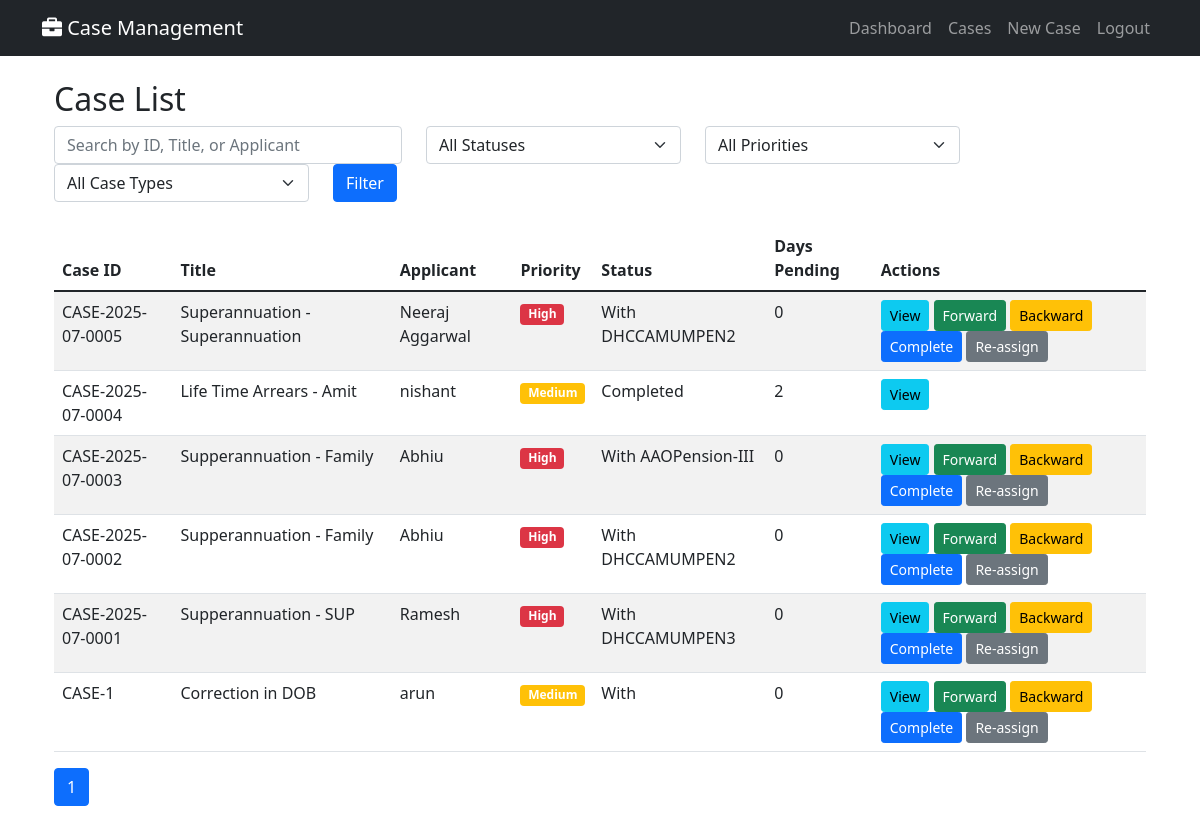
Page /cases/ (signed in) on the earlier database version.
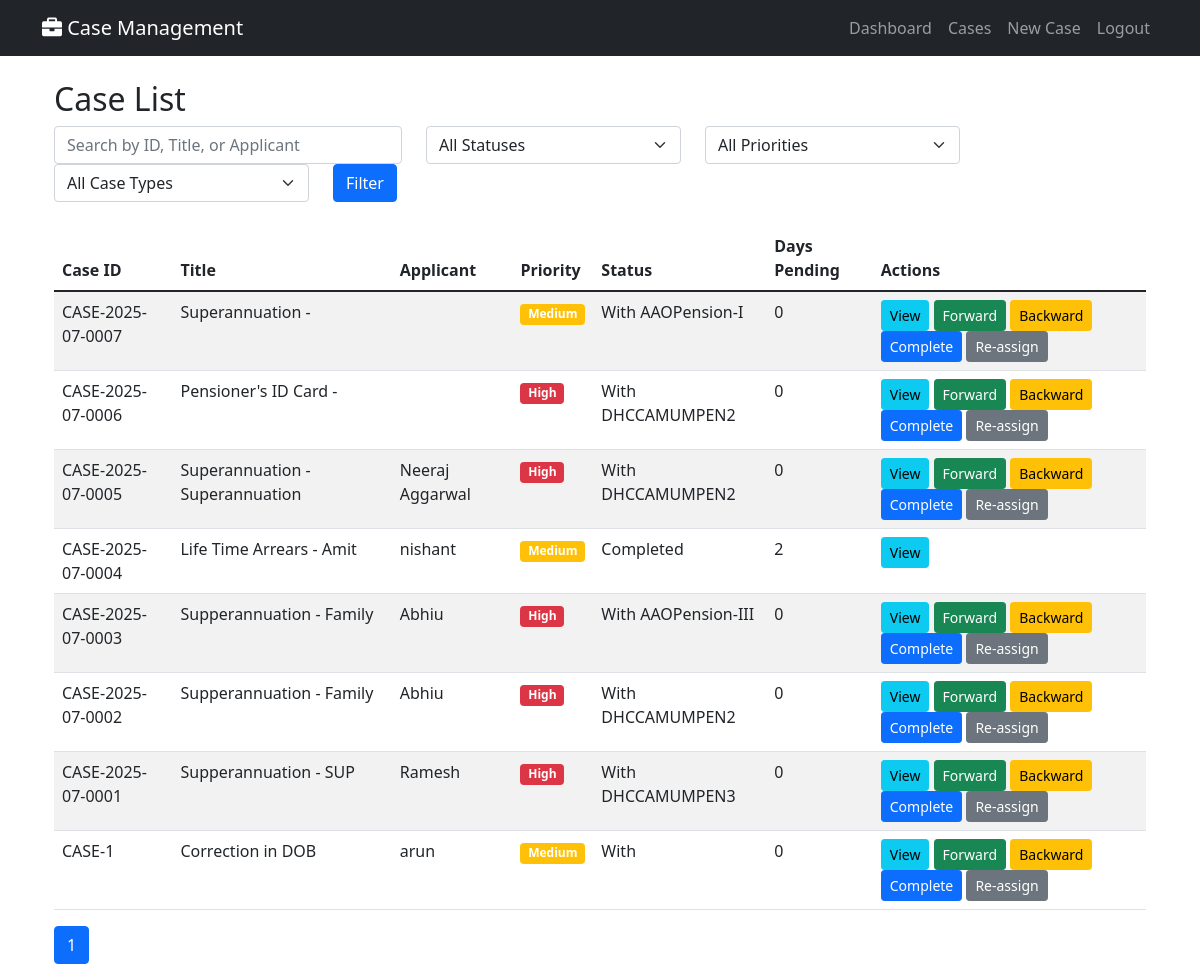
Same page on the later database version.
### cases/models.py (models this page shows, shortened)
class Case(models.Model):
    PRIORITY_CHOICES = [
        ('High', 'High'),
        ('Medium', 'Medium'),
        ('Low', 'Low'),
    ]
    STATUS_COLORS = [
        ('Green', 'Green'),
        ('Orange', 'Orange'),
        ('Red', 'Red'),
        ('Blue', 'Blue'),
    ]
    MODE_OF_RECEIPT_CHOICES = [
        ('by_post', 'By Post'),
        ('by_hand', 'By Hand'),
        ('online', 'Online'),
        ('offline', 'Offline'),
        ('email', 'Email'),
        ('in_person', 'In Person'),
    ]
    TYPE_OF_CORRECTION_CHOICES = [
        ('change_of_address', 'Change Of Address'),
        ('change_dob_family', 'Change / Correction of DOB of Family Pensioner'),
        ('change_name', 'Change / Correction of Name of the Pensioner / Family Pensioner'),
        ('other', 'Other'),
    ]
    FRESH_COMPLIANCE_CHOICES = [
        ('fresh', 'Fresh Case'),
        ('compliance', 'Compliance'),
    ]
    TYPE_OF_EMPLOYEE_CHOICES = [
        ('MTNL_IDA', 'MTNL IDA'),
        ('MTNL_CDA', 'MTNL CDA'),
        ('DOT_CDA', 'DOT CDA'),
    ]
    TYPE_OF_PENSION_CHOICES = [
        ('MTNL-IDA', 'MTNL-IDA'),
        ('DOT-CDA', 'DOT-CDA'),
    ]
    TYPE_OF_PENSIONER_CHOICES = [
        ('Superannuation/VR', 'Superannuation / VR'),
        ('Family Pensioner', 'Family Pensioner'),
    ]
    case_id = models.CharField(max_length=50, unique=True, db_index=True)
    registration_date = models.DateTimeField(default=timezone.now)
    case_type = models.ForeignKey(CaseType, on_delete=models.CASCADE)
    sub_category = models.CharField(max_length=100)
    case_title = models.CharField(max_length=500)
    case_description = models.TextField()
    applicant_name = models.CharField(max_length=200)
    ppo_master = models.ForeignKey(PPOMaster, on_delete=models.SET_NULL, null=True, blank=True)
    priority = models.CharField(max_length=10, choices=PRIORITY_CHOICES, default='Medium')
    current_status = models.CharField(max_length=200)
    current_holder = models.ForeignKey(UserProfile, on_delete=models.CASCADE, related_name='current_cases')
    days_in_current_stage = models.IntegerField(default=0)
    total_days_pending = models.IntegerField(default=0)
    expected_completion = models.DateTimeField()
    actual_completion = models.DateTimeField(null=True, blank=True)
    status_color = models.CharField(max_length=10, choices=STATUS_COLORS, default='Green')
    is_completed = models.BooleanField(default=False)
    created_by = models.ForeignKey(User, on_delete=models.CASCADE, related_name='created_cases')
    last_updated_by = models.ForeignKey(User, on_delete=models.CASCADE, related_name='updated_cases')
    last_update_date = models.DateTimeField(auto_now=True)
    ppo_number = models.CharField(max_length=20, blank=True)
    name_pensioner = models.CharField(max_length=200, blank=True)
    mobile_number = models.CharField(max_length=15, blank=True)
    last_lc_done_date = models.DateField(null=True, blank=True)
    kyp_flag = models.BooleanField(default=False)
    mode_of_receipt = models.CharField(max_length=20, choices=MODE_OF_RECEIPT_CHOICES, blank=True)
    date_of_death = models.DateField(null=True, blank=True)
    name_claimant = models.CharField(max_length=200, blank=True)
    relationship = models.CharField(max_length=50, blank=True)
    service_book_enclosed = models.BooleanField(default=False)
    type_of_correction = models.CharField(max_length=30, choices=TYPE_OF_CORRECTION_CHOICES, blank=True)
    original_ppo_submitted = models.BooleanField(default=False)
    fresh_or_compliance = models.CharField(max_length=20, choices=FRESH_COMPLIANCE_CHOICES, blank=True)
    type_of_employee = models.CharField(max_length=20, choices=TYPE_OF_EMPLOYEE_CHOICES, blank=True)
    retiring_employee = models.ForeignKey('RetiringEmployee', on_delete=models.SET_NULL, null=True, blank=True)
    type_of_pension = models.CharField(max_length=20, choices=TYPE_OF_PENSION_CHOICES, blank=True)
    type_of_pensioner = models.CharField(max_length=30, choices=TYPE_OF_PENSIONER_CHOICES, blank=True)
    date_of_retirement = models.DateField(null=True, blank=True)  # For Superannuation, fetched but stored
    class Meta:
        ordering = ['-registration_date']

### cases/views.py (the view, shortened to what this page needs)
# urls.py: path('cases/', views.case_list, name='case_list'),
@login_required
def case_list(request):
    user_profile = get_object_or_404(UserProfile, user=request.user)
    cases = Case.objects.all()
    if user_profile.role != 'ADMIN':
        cases = cases.filter(current_holder=user_profile)
    search_query = request.GET.get('search', '')
    if search_query:
        cases = cases.filter(
            Q(case_id__icontains=search_query) |
            Q(case_title__icontains=search_query) |
            Q(applicant_name__icontains=search_query)
        )
    status_filter = request.GET.get('status', '')
    priority_filter = request.GET.get('priority', '')
    if priority_filter:
        cases = cases.filter(priority=priority_filter)
    case_type_filter = request.GET.get('case_type', '')
    if case_type_filter:
        cases = cases.filter(case_type_id=case_type_filter)
    paginator = Paginator(cases, 25)
    page_number = request.GET.get('page')
    page_obj = paginator.get_page(page_number)
    context = {
        'page_obj': page_obj,
        'search_query': search_query,
        'status_filter': status_filter,
        'priority_filter': priority_filter,
        'case_type_filter': case_type_filter,
        'case_types': CaseType.objects.all(),
        'user_profile': user_profile,
    }
    return render(request, 'cases/case_list.html', context)

### templates/cases/case_list.html (shortened to what this page needs)
{% extends 'base.html' %}
{% block content %}
<div class="container mt-4">
    <h2>Case List</h2>
    <form method="get" class="mb-4">
        <div class="row">
            <div class="col-md-4">
                <input type="text" name="search" class="form-control" placeholder="Search by ID, Title, or Applicant" value="{{ search_query }}">
            </div>
            <div class="col-md-3">
                <select name="status" class="form-select">
                    <option value="">All Statuses</option>
                </select>
            </div>
            <div class="col-md-3">
                <select name="priority" class="form-select">
                    <option value="">All Priorities</option>
                </select>
            </div>
            <div class="col-md-3">
                <select name="case_type" class="form-select">
                    <option value="">All Case Types</option>
                </select>
            </div>
            <div class="col-md-2 mt-2 mt-md-0">
                <button type="submit" class="btn btn-primary">Filter</button>
            </div>
        </div>
    </form>
    <table class="table table-striped table-hover">
        <thead>
            <tr>
                <th>Case ID</th>
                <th>Title</th>
                <th>Applicant</th>
                <th>Priority</th>
                <th>Status</th>
                <th>Days Pending</th>
                <th>Actions</th>
            </tr>
        </thead>
        <tbody>
            {% for case in page_obj %}
            <tr>
                <td>{{ case.case_id }}</td>
                <td>{{ case.case_title }}</td>
                <td>{{ case.applicant_name }}</td>
                <td>
                    <span class="badge {% if case.priority == 'High' %}bg-danger{% elif case.priority == 'Medium' %}bg-warning{% else %}bg-success{% endif %}">
                        {{ case.priority }}
                    </span>
                </td>
                <td>{{ case.current_status }}</td>
                <td>{{ case.total_days_pending }}</td>
                <td>
                    <a href="{% url 'case_detail' case.case_id %}" class="btn btn-sm btn-info">View</a>
                    {% if user_profile.role == 'ADMIN' or case.current_holder == user_profile %}
                    {% if not case.is_completed %}
                    <a href="{% url 'move_case' case.case_id %}?type=forward" class="btn btn-sm btn-success">Forward</a>
                    {% if user_profile.role != 'DH' %}
                    <a href="{% url 'move_case' case.case_id %}?type=backward" class="btn btn-sm btn-warning">Backward</a>
                    {% endif %}
                    {% if user_profile.role != 'DH' %}
                    <a href="{% url 'move_case' case.case_id %}?type=complete" class="btn btn-sm btn-primary">Complete</a>
                    <a href="{% url 'move_case' case.case_id %}?type=reassign" class="btn btn-sm btn-secondary">Re-assign</a>
                {% endif %}
            {% endif %}
        {% endif %}
                </td>
            </tr>
            {% empty %}
            <tr>
                <td colspan="7">No cases found.</td>
            </tr>
            {% endfor %}
        </tbody>
    </table>
    <nav aria-label="Page navigation">
        <ul class="pagination">
            {% for num in page_obj.paginator.page_range %}
                {% if page_obj.number == num %}
                    <li class="page-item active"><a class="page-link" href="#">{{ num }}</a></li>
                {% endif %}
            {% endfor %}
        </ul>
    </nav>
</div>
{% endblock %}

### templates/base.html (shortened to what this page needs)
<!DOCTYPE html>
<html lang="en">
<head>
    <link href="https://cdn.jsdelivr.net/npm/bootstrap@5.1.3/dist/css/bootstrap.min.css" rel="stylesheet">
    <link href="https://cdnjs.cloudflare.com/ajax/libs/font-awesome/6.0.0/css/all.min.css" rel="stylesheet">
</head>
<body>
    <nav class="navbar navbar-expand-lg navbar-dark bg-dark">
        <div class="container">
            <a class="navbar-brand" href="{% url 'dashboard' %}">
                <i class="fas fa-briefcase"></i> Case Management
            </a>
            <div class="navbar-nav ms-auto">
                {% if user.is_authenticated %}
                    <a class="nav-link" href="{% url 'dashboard' %}">Dashboard</a>
                    <a class="nav-link" href="{% url 'case_list' %}">Cases</a>
                    <a class="nav-link" href="{% url 'register_case' %}">New Case</a>
                    <a class="nav-link" href="{% url 'logout' %}">Logout</a>
                {% else %}
                    <a class="nav-link" href="{% url 'login' %}">Login</a>
                    <a class="nav-link" href="{% url 'register_user' %}">Register</a>
                {% endif %}
            </div>
        </div>
    </nav>
    <div class="container mt-4">
        {% block content %}
        {% endblock %}
    </div>
</body>
</html>

Differences in the rows shown:
added Case: case_id "CASE-2025-07-0007", case_title "Superannuation -", priority "Medium", current_status "With AAOPension-I", total_days_pending "0", is_completed "Forward"
added Case: case_id "CASE-2025-07-0006", case_title "Pensioner's ID Card -", priority "High", current_status "With DHCCAMUMPEN2", total_days_pending "0", is_completed "Forward"
